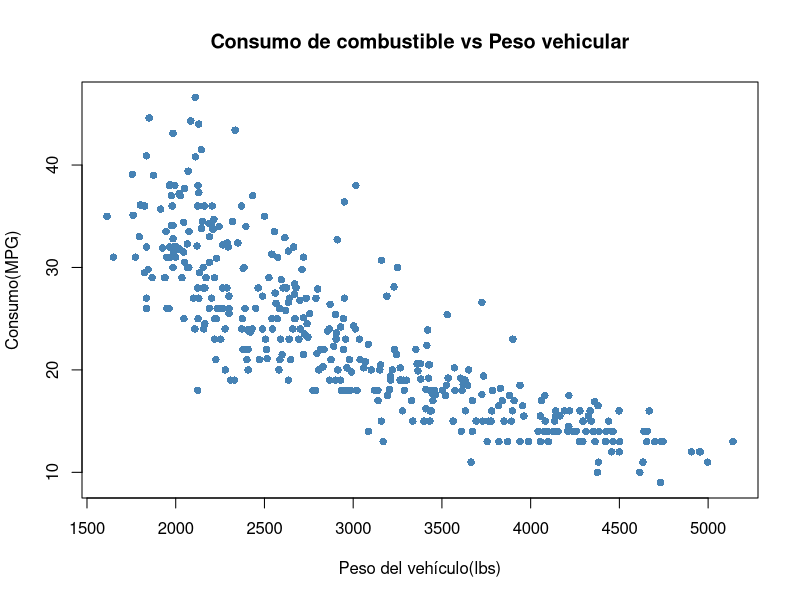
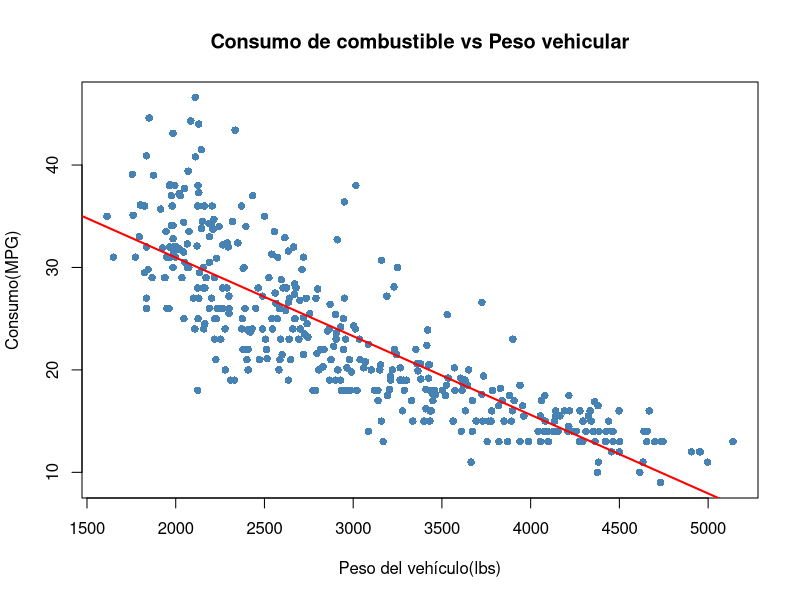
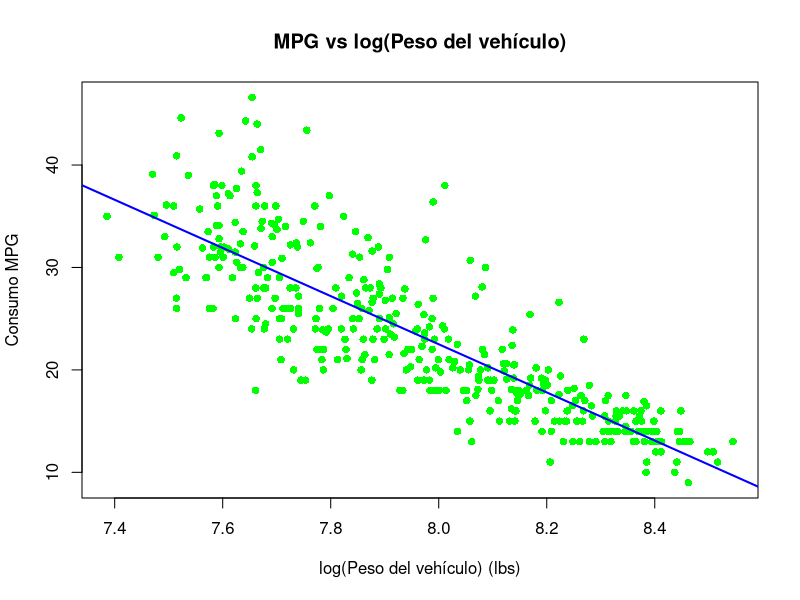
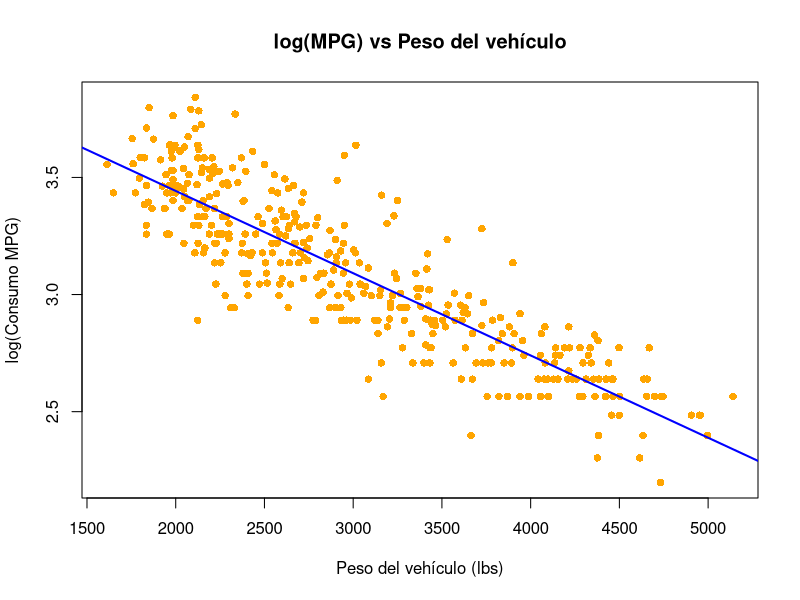
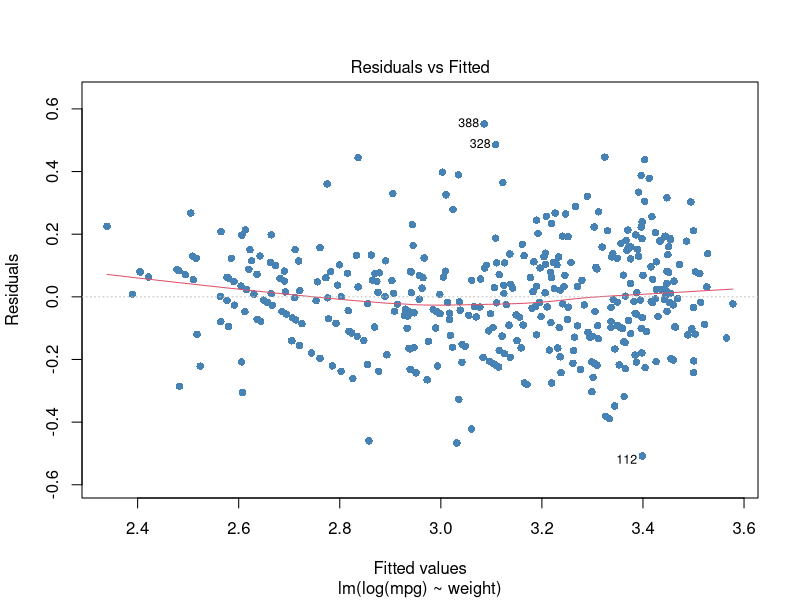
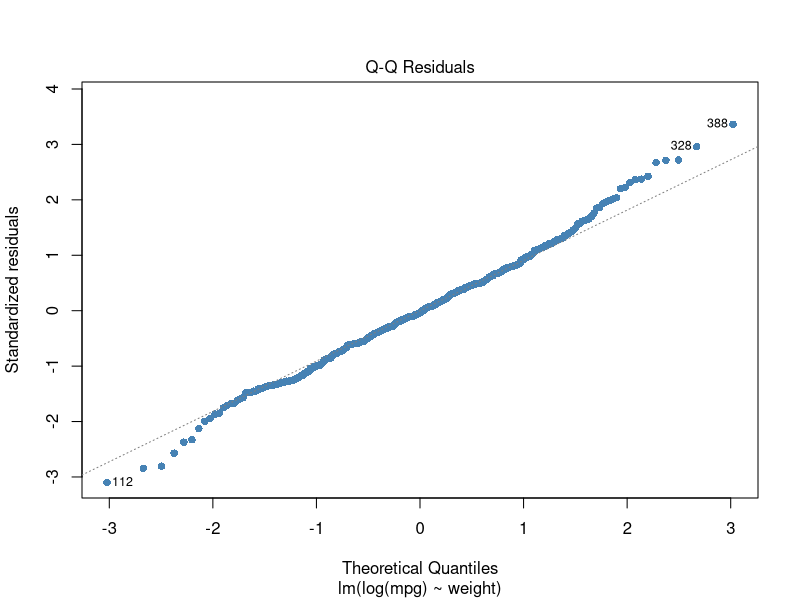
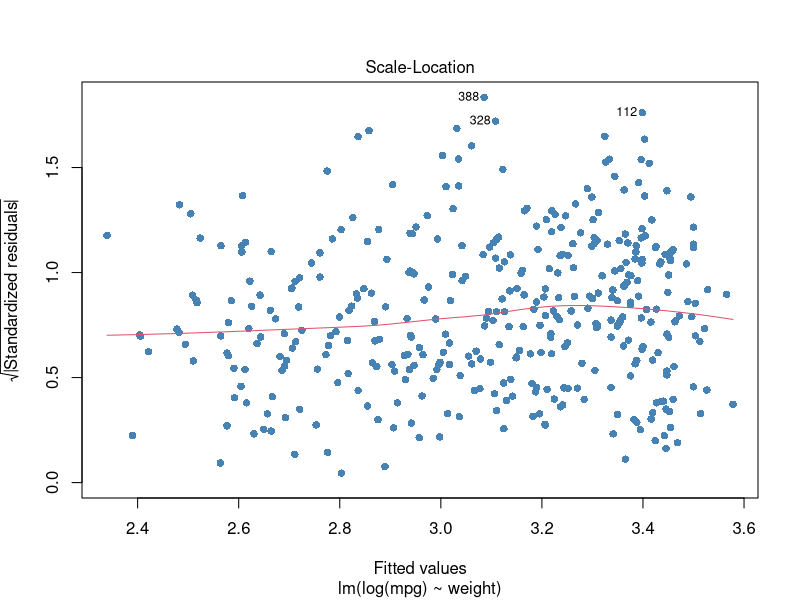
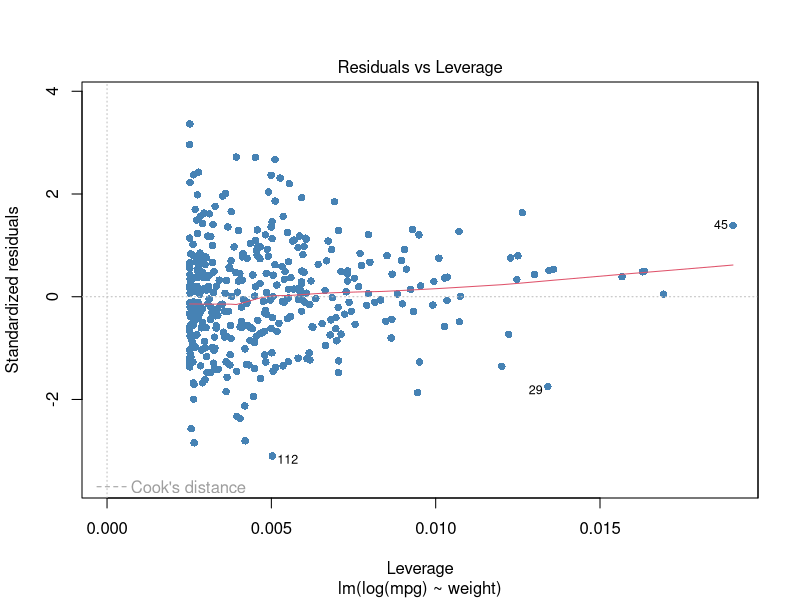

Write the R code that produced these figures, in order.

auto<-read.csv("auto-mpg.csv")

str(auto)
head(auto)


summary(auto$mpg)
summary(auto$weight)


cat("Media MPG:", round(mean(auto$mpg),4))
cat("Media Weight:", round(mean(auto$weight),4))
cat("Correlación:",round(cor(auto$mpg, auto$weight),4))



plot(auto$weight,auto$mpg,
     main = "Consumo de combustible vs Peso vehicular",
     xlab ="Peso del vehículo(lbs)",
     ylab = "Consumo(MPG)",
     col = "steelblue",
     pch =16)
     

# --- Modelo clásico ---

modelo_mpg_weight <- lm(mpg ~ weight,data = auto)

summary(modelo_mpg_weight)

# IC clásico
confint(modelo_mpg_weight)

# Agregar línea de regresión al gráfico

plot(auto$weight,auto$mpg,
     main = "Consumo de combustible vs Peso vehicular",
     xlab ="Peso del vehículo(lbs)",
     ylab = "Consumo(MPG)",
     col = "steelblue",
     pch =16)

abline(modelo_mpg_weight, col = "red", lwd = 2)





# transformacion mpg vs weight

plot(log(auto$weight), auto$mpg,
     xlab="log(Peso del vehículo) (lbs)", ylab="Consumo MPG",
     col = "green",
     pch = 16, 
     main="MPG vs log(Peso del vehículo)")
abline(lm(mpg ~ log(weight), data=auto), col="blue", lwd=2)


plot(auto$weight, log(auto$mpg),
     xlab="Peso del vehículo (lbs)", ylab="log(Consumo MPG)",
     col = "orange",
     pch = 16, 
     main="log(MPG) vs Peso del vehículo")
abline(lm(log(mpg) ~ weight, data=auto), col="blue", lwd=2)



#Pruebas de para la variable consumo de combustible(aplicanado transformacion)

modelo_log <- lm(log(mpg) ~ weight, data = auto)
plot(modelo_log,  col = "steelblue", pch = 16)



shapiro.test(residuals(modelo_log))

install.packages("lmtest")
library(lmtest)
bptest(modelo_log)


#Pruebas de para la variable peso(aplicando transformacion)

modelo_log1<- lm(mpg ~ log(weight), data = auto)
plot(modelo_log1, col = "sandybrown", pch = 16, col.smooth = "darkblue")

shapiro.test(residuals(modelo_log1))

library(lmtest)
bptest(modelo_log1)
